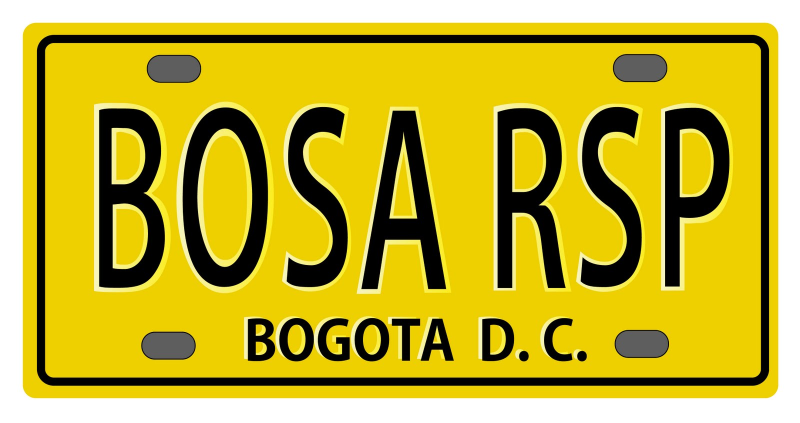
%> input picture BOSA-RSP.jpg, 1600 x 845 px (shown at 1/2 size)
$ octave --eval "result = preprocessing(imread('BOSA-RSP.jpg'));"   (GNU Octave 9; MATLAB toolbox functions it lacks are replaced by stand-ins)
%> lines starting %> are read from the running program, lines starting %| are printed output that depends on the picture; in (x1, y1, x2, y2) boxes, pixels count from 0 and x2, y2 are one past the last pixel; in counts of white or black regions, pixels touching at a corner belong together; the program's own positions count from 1
### fix_ilumination.m
function ret = fix_ilumination(I)
    background = imopen(I,strel('disk',80));
    I2 = I - background;
    I3 = imadjust(I2);
    level = graythresh(I3);
    bw = im2bw(I3,level);
    bw = bwareaopen(bw, 50);
    ret = bw;
end

### otsu.m
function img = otsu(imgname)
    %I = fix_ilumination(rgb2gray(imread(imgname))); %Se lee la imagen en escala de grises
    I = imgname;
    dim = size(I);
    height = dim(1); width = dim(2);
    histogram = imhist(I); %Se calcula el histograma de la imagen

    T = find_optimal_threshold(histogram,height*width); %Se calcula el Threshold con algoritmo de Otsu.
    img = im2bw(I,T); %Se calcula la imagen binaria
end

### find_optimal_threshold.m
function T = find_optimal_threshold(histogram,N);
    weight_sum = 0;
    for i=1:length(histogram);
        weight_sum = weight_sum + (i-1)*histogram(i);
    end
    sum_b = 0;
    W_b = 0;
    W_f = 0;
    T = 0;

    maxm = 0;
    for i=1:length(histogram);
        W_b = W_b + histogram(i);
        if W_b == 0;
            continue
        end
        W_f = N - W_b;
        if W_f == 0;
            continue
        end

        sum_b = sum_b + (i-1)*histogram(i);
        mean_b = sum_b / W_b;
        mean_f = (weight_sum-sum_b)/W_f;

        variance = W_b*W_f*((mean_b-mean_f)^2);
        if variance > maxm;
            maxm = variance;
            T = (i-1);
        end

    end
    T = T/length(histogram);
end

### preprocessing.m
function I = preprocessing(img)

    I = imresize(img,[400 nan]);% Resizing the image keeping aspect ratio same.
    I = rgb2gray(I); %Lo pasa a blanco y negro


   %Esto funciona para cuando el color de las letras de las placas NO
    %Es negro, sin embargo genera ruido.
    %I = imsharpen(I,'Radius',2,'Amount',10); %Resalta los edges
    %I = medfilt2(I,[3 2]); %Limpia un poco de ruido

    I = fix_ilumination(I); %Ajusta la luz
    I = otsu(I);   %Thresholding con Otsu
    I=bwmorph(I,'thin',1); %Thining algoritm (Morphological transfrom)
    I=imerode(I,strel('line',3,90)); %erode image (Morphological transfrom)
    I = bwareaopen(I,100); %ignora componentes conectados < 100 pixeles para evitar ruido :)

end
%> in preprocessing, `I = imresize(img,[400 nan]);`:
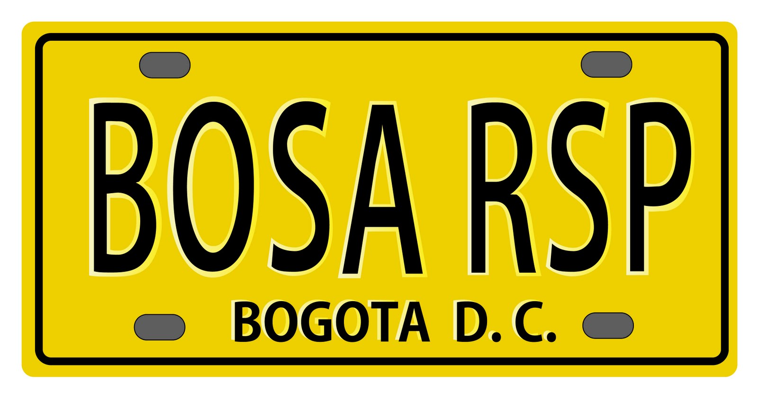
%> I: size 400x758x3 uint8; mean R, G, B 193.8, 176.4, 51.6
%> in preprocessing, `I = rgb2gray(I);`:
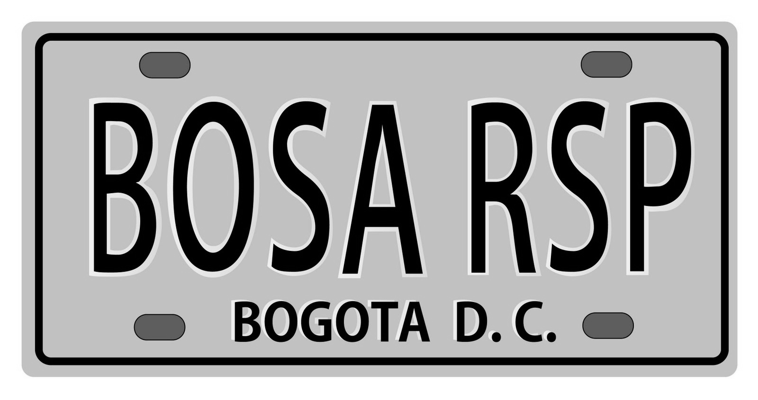
%> I: size 400x758 uint8; min 0, max 255, mean 167.3
%> in fix_ilumination, `background = imopen(I,strel('disk',80));`: background: size 400x758 uint8; every value is 0
%> in fix_ilumination, `level = graythresh(I3);`: level = 0.431
%> in fix_ilumination, `bw = im2bw(I3,level);`:
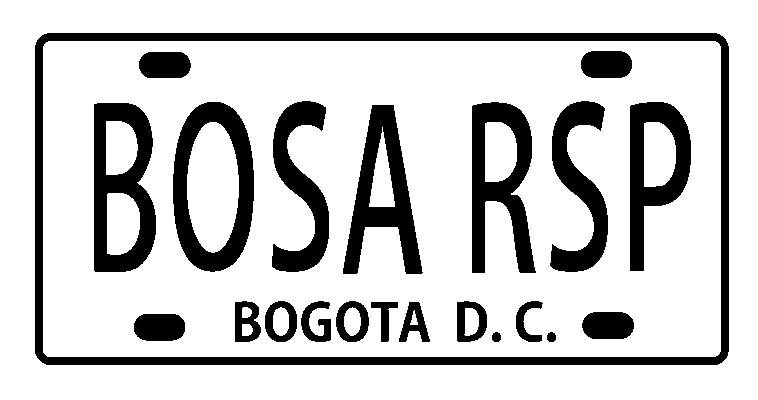
%> bw: size 400x758 logical; 79.2% white; 22 black regions, largest, box (x1, y1, x2, y2) and area: (35, 33, 729, 365) 15992, (173, 102, 254, 272) 6009, (94, 103, 156, 272) 5997
%> in otsu, `histogram = imhist(I);`: histogram = [62973; 240227]
%> the loop in find_optimal_threshold, `for i=1:length(histogram);` made 2 passes
%> weight_sum on passes 1 to 2: 0, 240227
%> the loop in find_optimal_threshold, `for i=1:length(histogram);` made 2 passes
%> (W_b, W_f, sum_b, mean_b, mean_f, variance, maxm) on pass 1: (62973, 240227, 0, 0, 1, 15127814871, 15127814871)
%> (W_b, W_f) on pass 2: (303200, 0)
%> in otsu, `T = find_optimal_threshold(histogram,height*width);`: T = 0
%> in preprocessing, `I=bwmorph(I,'thin',1);`:
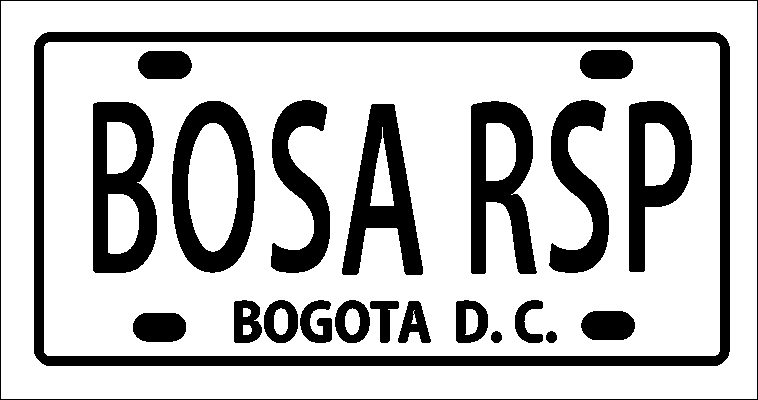
%> I: size 400x758 logical; 75.1% white; 23 black regions, largest, box (x1, y1, x2, y2) and area: (34, 32, 730, 366) 19976, (93, 102, 157, 273) 6715, (172, 101, 255, 273) 6681
%> in preprocessing, `I=imerode(I,strel('line',3,90));`:
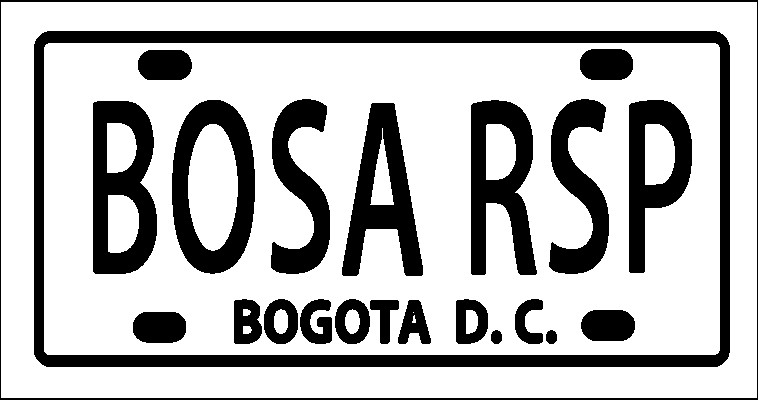
%> I: size 400x758 logical; 72.7% white; 23 black regions, largest, box (x1, y1, x2, y2) and area: (34, 31, 730, 367) 22720, (93, 101, 157, 274) 6997, (172, 100, 255, 274) 6947

$ run again, on CAN-732.jpg
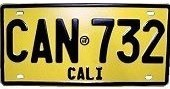
%> input picture CAN-732.jpg, 170 x 89 px
%> in fix_ilumination, `background = imopen(I,strel('disk',80));`:
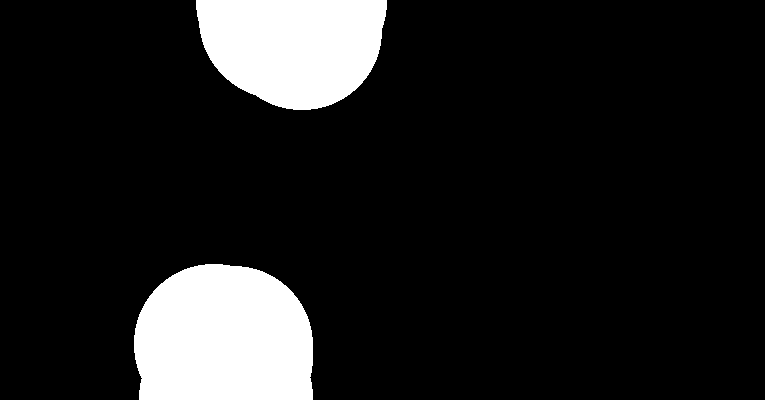
%> background: size 400x765 uint8; values 0 (black) and 1 (white), 12.4% white; 2 white regions, box (x1, y1, x2, y2) and area: (134, 264, 313, 400) 21220, (196, 0, 387, 110) 16715
%> level = 0.439
%> histogram = [108186; 197814]
%> the loop in find_optimal_threshold, `for i=1:length(histogram);` made 2 passes
%> weight_sum on passes 1 to 2: 0, 197814
%> the loop in find_optimal_threshold, `for i=1:length(histogram);` made 2 passes
%> (W_b, W_f, sum_b, mean_b, mean_f, variance, maxm) on pass 1: (108186, 197814, 0, 0, 1, 21400705404, 21400705404)
%> in otsu, `T = find_optimal_threshold(histogram,height*width);`: T = 0
%> in preprocessing, `I=imerode(I,strel('line',3,90));`:
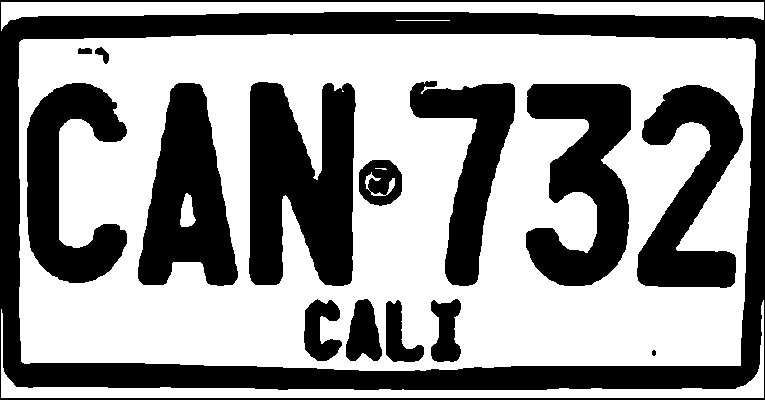
%> I: size 400x765 logical; 58.6% white; 15 black regions, largest, box (x1, y1, x2, y2) and area: (0, 0, 765, 400) 47476, (249, 82, 356, 286) 16570, (526, 84, 631, 286) 12839
